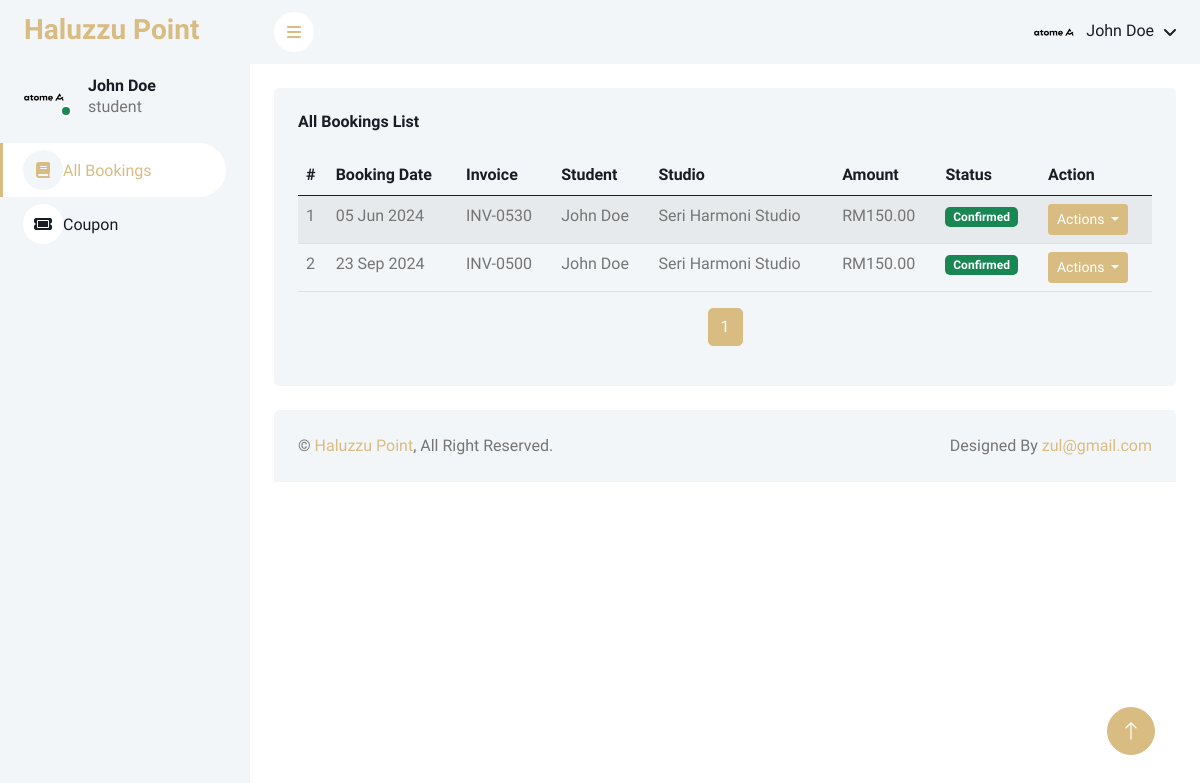
The app's page /haluzzu/homepage (signed in) with its own data.
### tables this page shows
CREATE TABLE `students` (
  `student_id` int(11) NOT NULL,
  `user_id` int(11) DEFAULT NULL,
  `student_no` varchar(50) NOT NULL,
  `campus_location` varchar(100) DEFAULT NULL,
  `state` varchar(50) DEFAULT NULL
);

CREATE TABLE `users` (
  `user_id` int(11) NOT NULL,
  `name` varchar(100) NOT NULL,
  `email` varchar(100) NOT NULL,
  `image_profile` varchar(366) DEFAULT NULL,
  `password` varchar(255) NOT NULL,
  `phone_number` varchar(20) DEFAULT NULL,
  `user_type` enum('student','agent','admin') NOT NULL,
  `created_at` timestamp NOT NULL DEFAULT current_timestamp(),
  `updated_at` timestamp NOT NULL DEFAULT current_timestamp() ON UPDATE current_timestamp()
);

CREATE TABLE `bookings` (
  `booking_id` int(30) NOT NULL,
  `student_id` int(11) NOT NULL,
  `studio_id` int(11) DEFAULT NULL,
  `booking_date` date NOT NULL,
  `duration` int(11) NOT NULL,
  `start_date` date NOT NULL,
  `end_date` date NOT NULL,
  `status` enum('pending','confirmed','canceled') DEFAULT 'pending',
  `total_price` decimal(10,2) NOT NULL,
  `payment_status` enum('paid','unpaid') DEFAULT 'unpaid',
  `created_at` timestamp NOT NULL DEFAULT current_timestamp(),
  `updated_at` timestamp NOT NULL DEFAULT current_timestamp() ON UPDATE current_timestamp()
);

CREATE TABLE `studios` (
  `studio_id` int(11) NOT NULL,
  `studio_name` varchar(100) NOT NULL,
  `image_cover` varchar(700) NOT NULL,
  `location` varchar(255) NOT NULL,
  `state` varchar(50) NOT NULL,
  `capacity` int(11) NOT NULL,
  `facilities` text DEFAULT NULL,
  `slug` varchar(255) NOT NULL,
  `type` varchar(255) NOT NULL,
  `description` text NOT NULL,
  `original_monthly_rate` decimal(10,2) NOT NULL,
  `monthly_rate` decimal(10,2) NOT NULL,
  `availability_status` enum('available','under maintenance') DEFAULT 'available',
  `trending` int(5) DEFAULT 0,
  `created_at` timestamp NOT NULL DEFAULT current_timestamp(),
  `updated_at` timestamp NOT NULL DEFAULT current_timestamp() ON UPDATE current_timestamp(),
  `address` varchar(255) DEFAULT NULL,
  `master_bedroom` int(11) DEFAULT 0,
  `regular_bedroom` int(11) DEFAULT 0,
  `small_bedroom` int(11) DEFAULT 0,
  `master_bath` int(11) DEFAULT 0,
  `regular_bath` int(11) DEFAULT 0,
  `small_bath` int(11) DEFAULT 0,
  `agent_id` int(50) DEFAULT NULL,
  `latitude` decimal(9,6) DEFAULT NULL,
  `longitude` decimal(9,6) DEFAULT NULL
);

### index2.php (called while the page is built, shortened)
<?php
    require "router.php";
?>

### config.php (called while the page is built, shortened)
<?php
$base_url = '/haluzzu';
$system_name = 'Haluzzu Point';
?>

### controller/functions.php (called while the page is built, shortened)
<?php
function getCurrentUser($conn, $user_id)
{
    $query = "
        SELECT users.*, agents.*, admin.*, students.*
        FROM users
        LEFT JOIN agents ON users.user_id = agents.user_id
        LEFT JOIN admin ON users.user_id = admin.user_id
        LEFT JOIN students ON users.user_id = students.user_id
        WHERE users.user_id = $user_id
    ";
    $query_run = mysqli_query($conn, $query);
    if ($query_run && mysqli_num_rows($query_run) > 0) {
        return mysqli_fetch_assoc($query_run);
    } else {
        return null;
    }
}
function getStudentByUserId($conn, $user_id)
{
    $query = "SELECT a.student_id, u.*
              FROM students a
              JOIN users u ON a.user_id = u.user_id
              WHERE u.user_id = ?";
    $stmt = mysqli_prepare($conn, $query);
    mysqli_stmt_bind_param($stmt, 'i', $user_id);
    mysqli_stmt_execute($stmt);
    $result = mysqli_stmt_get_result($stmt);
    return mysqli_fetch_assoc($result);
}
function getAllBookingsByStudentId($conn, $student_id)
{
    $student_id = mysqli_real_escape_string($conn, $student_id);
    $query = "
        SELECT bookings.booking_id, bookings.booking_date, bookings.total_price, bookings.payment_status,
               students.student_id, users.name AS student_name, studios.studio_name AS studio_name, studios.*, bookings.*
        FROM bookings
        JOIN students ON bookings.student_id = students.student_id
        JOIN users ON students.user_id = users.user_id
        JOIN studios ON bookings.studio_id = studios.studio_id
        WHERE bookings.student_id = $student_id
        ORDER BY bookings.created_at DESC";
    return mysqli_query($conn, $query);
}
function getTotalBookingsStudent($conn, $student_id)
{
    $query = "
        SELECT COUNT(*) AS total
        FROM bookings
        WHERE student_id = $student_id";
    $result = mysqli_query($conn, $query);
    $row = mysqli_fetch_assoc($result);
    return $row['total'];
}

### students/views/bookings-list.php (the view, shortened to what this page needs)
<?php
include 'controller/dbconnect.php';
include 'controller/functions.php';
include 'config.php';
$limit = 10;
$student_data = getStudentByUserId($conn, $_SESSION['user_id']);
$student_id = $student_data['student_id'] ?? null;
$page = isset($_GET['page']) ? (int)$_GET['page'] : 1;
$offset = ($page - 1) * $limit;
$total_bookings = getTotalBookingsStudent($conn, $student_id);
$bookings = getAllBookingsByStudentId($conn, $student_id);
$total_pages = ceil($total_bookings / $limit);
?>
<?php include 'students/views/components/header.php'; ?>
<body>
    <div class="container-fluid position-relative bg-white d-flex p-0">
        <?php include 'students/views/components/sidebar.php'; ?>
        <div class="content">
            <?php include 'students/views/components/navbar.php'; ?>
            <div class="container-fluid pt-4 px-4">
                <div class="row g-4">
                    <div class="col-12">
                        <div class="bg-light rounded h-100 p-4 table-responsive">
                            <h6 class="mb-4">All Bookings List</h6>
                            <table class="table table-striped">
                                <thead>
                                    <tr class="text-dark">
                                        <th scope="col">#</th>
                                        <th scope="col">Booking Date</th>
                                        <th scope="col">Invoice</th>
                                        <th scope="col">Student</th>
                                        <th scope="col">Studio</th>
                                        <th scope="col">Amount</th>
                                        <th scope="col">Status</th>
                                        <th scope="col">Action</th>
                                    </tr>
                                </thead>
                                <tbody>
                                    <?php if (mysqli_num_rows($bookings) > 0) : ?>
                                        <?php
                                        $counter = $offset + 1;
                                        ?>
                                        <?php while ($row = mysqli_fetch_assoc($bookings)) : ?>
                                            <tr>
                                                <td><?php echo $counter++; ?></td>
                                                <td><?php echo date('d M Y', strtotime($row['booking_date'])); ?></td>
                                                <td><?php echo 'INV-' . str_pad($row['booking_id'], 4, '0', STR_PAD_LEFT); ?></td>
                                                <td><?php echo $row['student_name']; ?></td>
                                                <td><?php echo $row['studio_name']; ?></td>
                                                <td>RM<?php echo $row['total_price']; ?></td>
                                                <td class="">
                                                    <?php if ($row['status'] == 'confirmed') : ?>
                                                        <span class="badge bg-success">Confirmed</span>
                                                    <?php elseif ($row['status'] == 'pending') : ?>
                                                        <span class="badge bg-warning">Pending</span>
                                                    <?php else : ?>
                                                        <span class="badge bg-danger">Cancelled</span>
                                                    <?php endif; ?>
                                                </td>
                                                <td>
                                                    <div class="btn-group">
                                                        <button type="button" class="btn btn-sm btn-primary dropdown-toggle" data-bs-toggle="dropdown" aria-expanded="false">
                                                            Actions
                                                        </button>
                                                    </div>
                                                </td>
                                            </tr>
                                        <?php endwhile; ?>
                                    <?php else : ?>
                                        <tr>
                                            <td colspan="8" class="text-center">No recent bookings found</td>
                                        </tr>
                                    <?php endif; ?>
                                </tbody>
                            </table>
                            <nav aria-label="Page navigation">
                                <ul class="pagination justify-content-center">
                                    <?php for ($i = 1; $i <= $total_pages; $i++): ?>
                                        <li class="page-item <?php echo $i == $page ? 'active' : ''; ?>">
                                            <a class="page-link" href="?page=<?php echo $i; ?>"><?php echo $i; ?></a>
                                        </li>
                                    <?php endfor; ?>
                                </ul>
                            </nav>
                        </div>
                    </div>
                </div>
            </div>
            <?php include 'students/views/components/footer.php'; ?>
</body>
</html>

### students/views/components/sidebar.php (shortened to what this page needs)
<div class="sidebar pe-4 pb-3">
    <nav class="navbar bg-light navbar-light">
        <a href="<?= $base_url ?>" class="navbar-brand mx-4 mb-3">
            <h3 class="text-primary"><?= $system_name ?></h3>
        </a>
        <div class="d-flex align-items-center ms-4 mb-4">
            <div class="position-relative">
                <img class="rounded-circle me-lg-2" src="<?php echo $base_url; ?>/uploads/<?php echo htmlspecialchars($image_profile); ?>" alt="Profile Image" style="width: 40px; height: 40px;">
                <div class="bg-success rounded-circle border border-2 border-white position-absolute end-0 bottom-0 p-1"></div>
            </div>
            <div class="ms-3">
                <h6 class="mb-0"><?= ucwords($current_user['name']) ?></h6>
                <span><?= $current_user['user_type'] ?></span>
            </div>
        </div>
        <div class="navbar-nav w-100">
            <?php
               $current_url = parse_url($_SERVER['REQUEST_URI'], PHP_URL_PATH);
               $is_bookings = strpos($current_url, 'homepage') !== false;
               $is_coupons = strpos($current_url, 'coupon') !== false;
               ?>
            <nav>
                <a href="<?= $base_url; ?>/homepage" class="nav-item nav-link <?= $is_bookings ? 'active' : ''; ?>">
                    <i class="fa-solid fa-book"></i>All Bookings
                </a>
                <a href="<?= $base_url; ?>/coupons-list" class="nav-item nav-link <?= $is_coupons ? 'active' : ''; ?>">
                    <i class="fa-solid fa-ticket"></i>Coupon
                </a>
            </nav>
        </div>
    </nav>
</div>

### students/views/components/navbar.php (shortened to what this page needs)
<nav class="navbar navbar-expand bg-light navbar-light sticky-top px-4 py-0">
    <a href="#" class="sidebar-toggler flex-shrink-0">
        <i class="fa fa-bars"></i>
    </a>
    <div class="navbar-nav align-items-center ms-auto">
        <div class="nav-item dropdown">
            <a href="#" class="nav-link dropdown-toggle" data-bs-toggle="dropdown">
                <img class="rounded-circle me-lg-2" src="<?php echo $base_url; ?>/uploads/<?php echo htmlspecialchars($image_profile); ?>" alt="" style="width: 40px; height: 40px;">
                <span class="d-none d-lg-inline-flex"><?= ucwords($current_user['name']) ?></span>
            </a>
        </div>
    </div>
</nav>

### students/css/style.css (style rules this page uses)
:root { --primary: #D9BC82; --light: #F3F6F9; --dark: #191C24; }
.btn { transition: .5s; }
.btn.btn-primary { color: #FFFFFF; }
.sidebar { position: fixed; top: 0; left: 0; bottom: 0; width: 250px; height: 100vh; overflow-y: auto; background: var(--light); transition: 0.5s; z-index: 999; }
.content { margin-left: 250px; min-height: 100vh; background: #FFFFFF; transition: 0.5s; }
@media (min-width: 992px) { .sidebar { margin-left: 0; } }
@media (min-width: 992px) { .content { width: calc(100% - 250px); } }
.sidebar .navbar .navbar-nav .nav-link { padding: 7px 20px; color: var(--dark); font-weight: 500; border-left: 3px solid var(--light); border-radius: 0 30px 30px 0; outline: none; }
.sidebar .navbar .navbar-nav .nav-link:hover, .sidebar .navbar .navbar-nav .nav-link.active { color: var(--primary); background: #FFFFFF; border-color: var(--primary); }
.sidebar .navbar .navbar-nav .nav-link i { width: 40px; height: 40px; display: inline-flex; align-items: center; justify-content: center; background: #FFFFFF; border-radius: 40px; }
.sidebar .navbar .navbar-nav .nav-link:hover i, .sidebar .navbar .navbar-nav .nav-link.active i { background: var(--light); }
.content .navbar .navbar-nav .nav-link { margin-left: 25px; padding: 12px 0; color: var(--dark); outline: none; }
.content .navbar .sidebar-toggler, .content .navbar .navbar-nav .nav-link i { width: 40px; height: 40px; display: inline-flex; align-items: center; justify-content: center; background: #FFFFFF; border-radius: 40px; }
.content .navbar .dropdown-toggle::after { margin-left: 6px; vertical-align: middle; border: none; content: "\f107"; font-family: "Font Awesome 5 Free"; font-weight: 900; transition: .5s; }

### records on screen
students: user.image_profile (picture), user.name "John Doe", user.user_type "student"
bookings: booking_date "05 Jun 2024", booking_id "0530", users.name "John Doe", studio.studio_name "Seri Harmoni Studio", total_price "150.00", status "Confirmed"
bookings: booking_date "23 Sep 2024", booking_id "0500", users.name "John Doe", studio.studio_name "Seri Harmoni Studio", total_price "150.00", status "Confirmed"

### other values on screen
$system_name "Haluzzu Point"
$email "zul@gmail.com"
